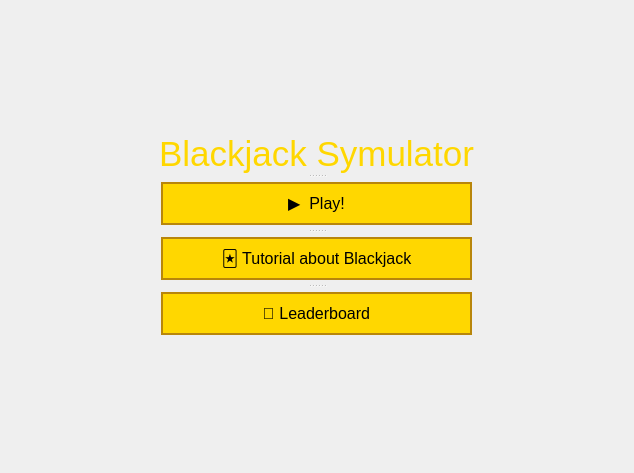
<?xml version="1.0" encoding="UTF-8"?>
<ui version="4.0">
 <class>MainWindow</class>
 <widget class="QMainWindow" name="MainWindow">
  <property name="geometry">
   <rect>
    <x>0</x>
    <y>0</y>
    <width>634</width>
    <height>473</height>
   </rect>
  </property>
  <property name="sizePolicy">
   <sizepolicy hsizetype="Fixed" vsizetype="Fixed">
    <horstretch>0</horstretch>
    <verstretch>0</verstretch>
   </sizepolicy>
  </property>
  <property name="windowTitle">
   <string>MainWindow</string>
  </property>
  <property name="styleSheet">
   <string notr="true">QMainWindow { 
background-image:url(:/image/background.png);
}
QPushButton {
    background-color: #FFD700;
    color: black;
    border: 2px solid #B8860B;
    padding: 10px 20px;
    text-align: center;
    text-decoration: none;
    display: inline-block;
    font-size: 16px;
    font-family: 'Arial';
    margin: 4px 2px;
    transition-duration: 0.4s;
    cursor: pointer;
}
QPushButton:hover {
    background-color: #B8860B;
    color: white;
}
QLabel {
    color: white;
    font-size: 14px;
}</string>
  </property>
  <property name="tabShape">
   <enum>QTabWidget::TabShape::Rounded</enum>
  </property>
  <widget class="QWidget" name="centralwidget">
   <property name="sizePolicy">
    <sizepolicy hsizetype="Maximum" vsizetype="Maximum">
     <horstretch>100</horstretch>
     <verstretch>100</verstretch>
    </sizepolicy>
   </property>
   <layout class="QGridLayout" name="gridLayout">
    <item row="0" column="0">
     <widget class="QSplitter" name="splitter">
      <property name="sizePolicy">
       <sizepolicy hsizetype="Fixed" vsizetype="Fixed">
        <horstretch>0</horstretch>
        <verstretch>0</verstretch>
       </sizepolicy>
      </property>
      <property name="maximumSize">
       <size>
        <width>339</width>
        <height>201</height>
       </size>
      </property>
      <property name="orientation">
       <enum>Qt::Orientation::Vertical</enum>
      </property>
      <widget class="QLabel" name="TitleLabel">
       <property name="sizePolicy">
        <sizepolicy hsizetype="Fixed" vsizetype="Fixed">
         <horstretch>0</horstretch>
         <verstretch>0</verstretch>
        </sizepolicy>
       </property>
       <property name="styleSheet">
        <string notr="true">font: 9pt &quot;Casino&quot;;
color:golden;
</string>
       </property>
       <property name="text">
        <string>&lt;html&gt;&lt;head/&gt;&lt;body&gt;&lt;p align=&quot;center&quot;&gt;&lt;span style=&quot; font-size:26pt; color:#ffd700;&quot;&gt;Blackjack Symulator&lt;/span&gt;&lt;/p&gt;&lt;/body&gt;&lt;/html&gt;</string>
       </property>
      </widget>
      <widget class="QPushButton" name="PlayButton">
       <property name="cursor">
        <cursorShape>PointingHandCursor</cursorShape>
       </property>
       <property name="text">
        <string>▶️  Play!</string>
       </property>
      </widget>
      <widget class="QPushButton" name="H2PButton">
       <property name="cursor">
        <cursorShape>PointingHandCursor</cursorShape>
       </property>
       <property name="text">
        <string>🃏 Tutorial about Blackjack</string>
       </property>
      </widget>
      <widget class="QPushButton" name="LeaderButton">
       <property name="cursor">
        <cursorShape>PointingHandCursor</cursorShape>
       </property>
       <property name="text">
        <string>👑 Leaderboard</string>
       </property>
      </widget>
     </widget>
    </item>
   </layout>
  </widget>
 </widget>
 <resources>
  <include location="resources.qrc"/>
 </resources>
 <connections/>
</ui>
